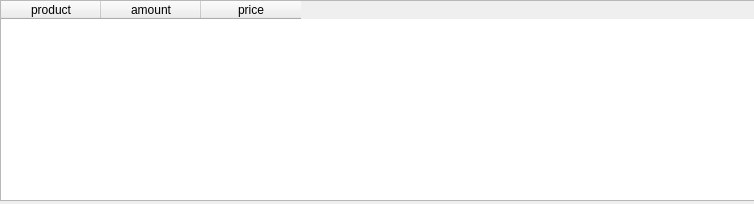
<?xml version="1.0" encoding="UTF-8"?>
<ui version="4.0">
 <class>first_proced_show</class>
 <widget class="QDialog" name="first_proced_show">
  <property name="geometry">
   <rect>
    <x>0</x>
    <y>0</y>
    <width>754</width>
    <height>204</height>
   </rect>
  </property>
  <property name="sizePolicy">
   <sizepolicy hsizetype="Expanding" vsizetype="Expanding">
    <horstretch>0</horstretch>
    <verstretch>0</verstretch>
   </sizepolicy>
  </property>
  <property name="windowTitle">
   <string>GetTotalCostByContractNumber</string>
  </property>
  <widget class="QTableWidget" name="tableWidget">
   <property name="geometry">
    <rect>
     <x>0</x>
     <y>0</y>
     <width>931</width>
     <height>201</height>
    </rect>
   </property>
   <property name="sizePolicy">
    <sizepolicy hsizetype="MinimumExpanding" vsizetype="Expanding">
     <horstretch>0</horstretch>
     <verstretch>0</verstretch>
    </sizepolicy>
   </property>
   <property name="editTriggers">
    <set>QAbstractItemView::NoEditTriggers</set>
   </property>
   <property name="selectionMode">
    <enum>QAbstractItemView::ExtendedSelection</enum>
   </property>
   <property name="textElideMode">
    <enum>Qt::ElideRight</enum>
   </property>
   <property name="verticalScrollMode">
    <enum>QAbstractItemView::ScrollPerPixel</enum>
   </property>
   <property name="columnCount">
    <number>3</number>
   </property>
   <attribute name="horizontalHeaderCascadingSectionResizes">
    <bool>false</bool>
   </attribute>
   <attribute name="verticalHeaderVisible">
    <bool>true</bool>
   </attribute>
   <attribute name="verticalHeaderCascadingSectionResizes">
    <bool>false</bool>
   </attribute>
   <column>
    <property name="text">
     <string>product</string>
    </property>
    <property name="font">
     <font>
      <stylestrategy>PreferDefault</stylestrategy>
     </font>
    </property>
   </column>
   <column>
    <property name="text">
     <string>amount</string>
    </property>
   </column>
   <column>
    <property name="text">
     <string>price</string>
    </property>
   </column>
  </widget>
 </widget>
 <resources/>
 <connections/>
</ui>
